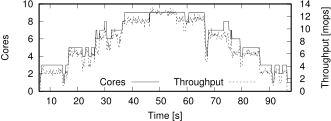

Recreate this plot in gnuplot.
load "../header.gnuplot"
set ylabel "Cores"
set y2label "Throughput [mops]"
set xlabel "Time [s]"
#set xrange [1:17]
#set yrange [0:]
set xrange [6:98]
set ytics nomirror 2
set y2tics 2
#set xtics (1, 2, 4, 6, 8, 10, 12, 14, 16)
#set key at 16,13 spacing 1.28 width -1.5 maxrows 2
#set key top left spacing 1.28 width -1.5 maxrows 3
set key bottom center horizontal

plot \
  'stagger.dat' using 1:2 axis x1y1 title 'Cores' with lines, \
  'stagger.dat' using 1:($5/100) axis x1y2 title 'Throughput' with lines
